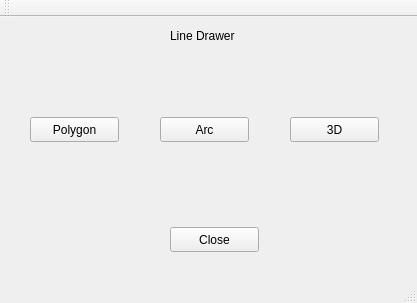
<?xml version="1.0" encoding="UTF-8"?>
<ui version="4.0">
 <class>MainWindow</class>
 <widget class="QMainWindow" name="MainWindow">
  <property name="geometry">
   <rect>
    <x>0</x>
    <y>0</y>
    <width>417</width>
    <height>303</height>
   </rect>
  </property>
  <property name="windowTitle">
   <string>MainWindow</string>
  </property>
  <widget class="QWidget" name="centralWidget">
   <widget class="QPushButton" name="pushButtonClose">
    <property name="geometry">
     <rect>
      <x>170</x>
      <y>210</y>
      <width>89</width>
      <height>25</height>
     </rect>
    </property>
    <property name="text">
     <string>Close</string>
    </property>
   </widget>
   <widget class="QLabel" name="label">
    <property name="geometry">
     <rect>
      <x>170</x>
      <y>10</y>
      <width>91</width>
      <height>17</height>
     </rect>
    </property>
    <property name="text">
     <string>Line Drawer</string>
    </property>
   </widget>
   <widget class="QPushButton" name="pushButton">
    <property name="geometry">
     <rect>
      <x>30</x>
      <y>100</y>
      <width>89</width>
      <height>25</height>
     </rect>
    </property>
    <property name="text">
     <string>Polygon</string>
    </property>
   </widget>
   <widget class="QPushButton" name="pushButton_2">
    <property name="geometry">
     <rect>
      <x>160</x>
      <y>100</y>
      <width>89</width>
      <height>25</height>
     </rect>
    </property>
    <property name="text">
     <string>Arc</string>
    </property>
   </widget>
   <widget class="QPushButton" name="pushButton_3">
    <property name="geometry">
     <rect>
      <x>290</x>
      <y>100</y>
      <width>89</width>
      <height>25</height>
     </rect>
    </property>
    <property name="text">
     <string>3D</string>
    </property>
   </widget>
  </widget>
  <widget class="QMenuBar" name="menuBar">
   <property name="geometry">
    <rect>
     <x>0</x>
     <y>0</y>
     <width>417</width>
     <height>22</height>
    </rect>
   </property>
  </widget>
  <widget class="QToolBar" name="mainToolBar">
   <attribute name="toolBarArea">
    <enum>TopToolBarArea</enum>
   </attribute>
   <attribute name="toolBarBreak">
    <bool>false</bool>
   </attribute>
  </widget>
  <widget class="QStatusBar" name="statusBar"/>
 </widget>
 <layoutdefault spacing="6" margin="11"/>
 <resources/>
 <connections>
  <connection>
   <sender>pushButtonClose</sender>
   <signal>clicked()</signal>
   <receiver>MainWindow</receiver>
   <slot>close()</slot>
   <hints>
    <hint type="sourcelabel">
     <x>136</x>
     <y>243</y>
    </hint>
    <hint type="destinationlabel">
     <x>174</x>
     <y>265</y>
    </hint>
   </hints>
  </connection>
 </connections>
</ui>
